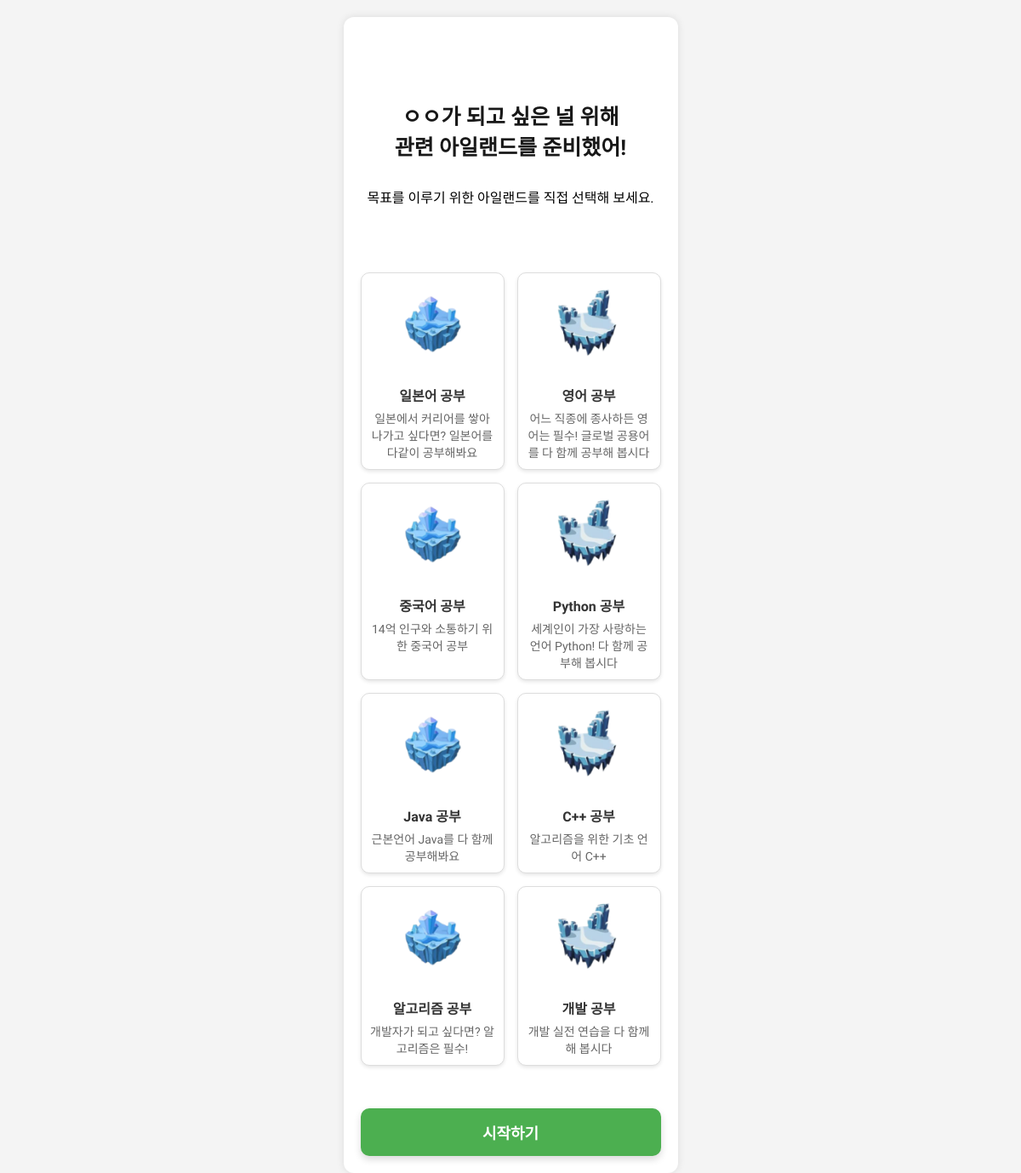
The page /api/selectislands/ on the database as committed earlier.
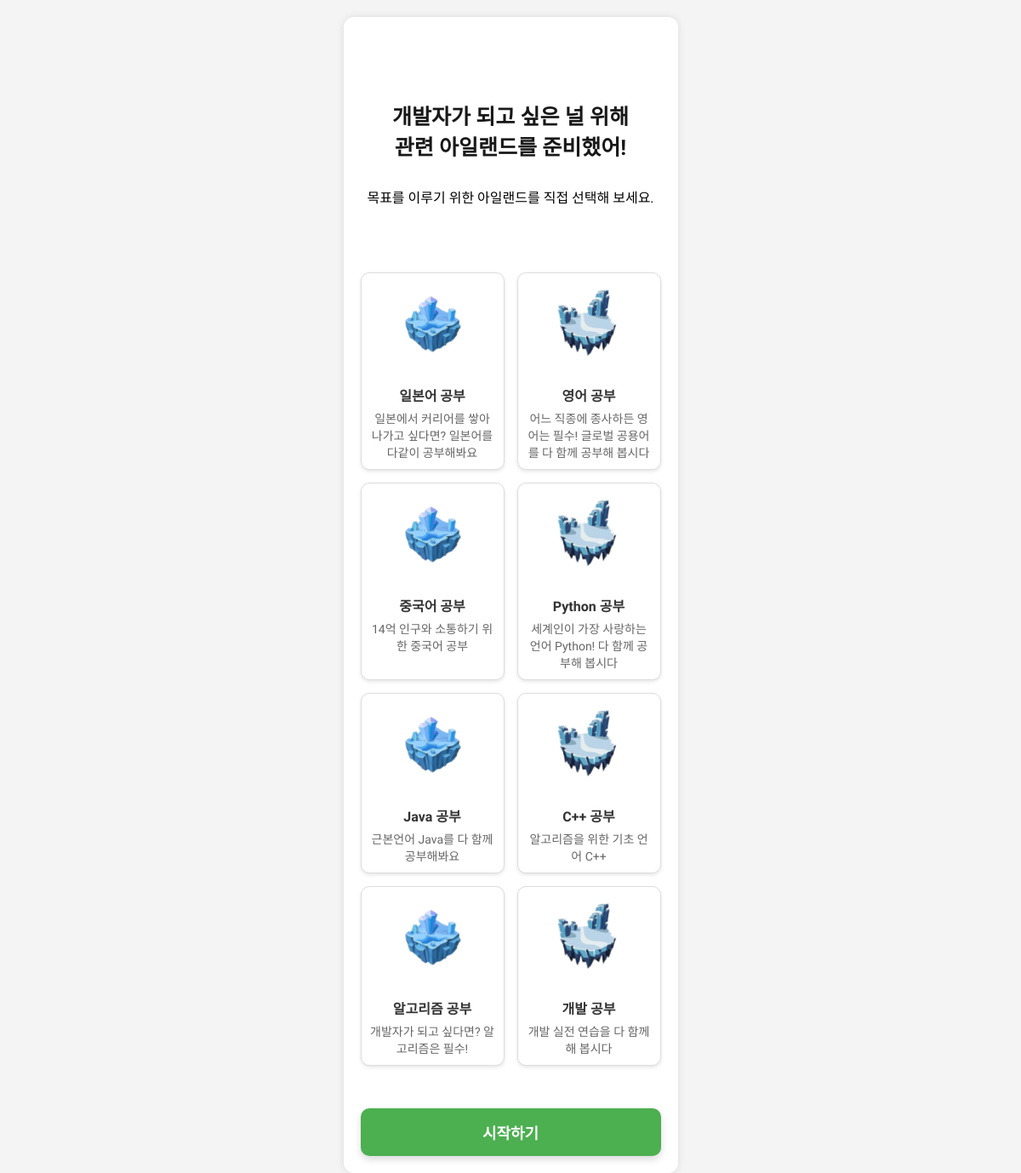
The same page on the database as committed later.
### core/models.py (models this page shows, shortened)
class Users(models.Model):
    username = models.CharField(max_length=100, unique=True)
    dream = models.TextField(default="개발자")

### core/views.py (the view)
# urls.py: path('selectislands/', views.select_islands_view, name='select_islands'),
def select_islands_view(request):
    user = Users.objects.get(username="akaraka")
    dream = user.dream
    islands = Islands.objects.all()
    return render(request, 'selectislands.html', {"dream": dream, 'islands': islands})

### core/templates/selectislands.html (shortened to what this page needs)
{% load static %}
<!DOCTYPE html>
<html lang="ko">
<head>
    <link rel="stylesheet" href="{% static 'css/styles.css' %}">
</head>
<body>
    <div class="wrapper">
        <div class="container">
            <br><br><br>
            <h1>{{dream}}가 되고 싶은 널 위해<br>관련 아일랜드를 준비했어!</h1>
            <div style="text-align: center;">
                목표를 이루기 위한 아일랜드를 직접 선택해 보세요.
            </div>
            <br><br><br>
            <div class="islands">
                {% for island in islands %}
                <div class="island" onclick="selectIsland('{{ island.name }}', '{{ island.description }}')">
                    <img src="{% static 'images/selectislands' %}{{ forloop.counter|add:'-1'|divisibleby:'2'|add:'1' }}.png" alt="Island" width="30px" height="30px">
                    <h2>{{ island.name }}</h2>
                    <p>{{ island.description }}</p>
                </div>
                {% endfor %}
            </div>
            <div style="text-align: center; margin-top: 50px; width: 100%;">
                <button id="start-button" style="
                    display: block;
                    width: 100%;
                    max-width: 600px;
                    margin: 0 auto;
                    background-color: #4CAF50;
                    color: white;
                    font-size: 18px;
                    font-weight: bold;
                    padding: 15px 30px;
                    border: none;
                    border-radius: 10px;
                    cursor: pointer;
                    box-shadow: 0 4px 8px rgba(0, 0, 0, 0.15);
                    transition: background-color 0.3s, transform 0.2s;
                "
                onmouseover="this.style.backgroundColor='#45a049'"
                onmouseout="this.style.backgroundColor='#4CAF50'"
                onclick="navigateToStart()">시작하기</button>
            </div>
        </div>
    </div>
</body>
</html>

Rows that differ between the two databases and show on the page:
changed Users: dream "ㅇㅇ" → "개발자"
